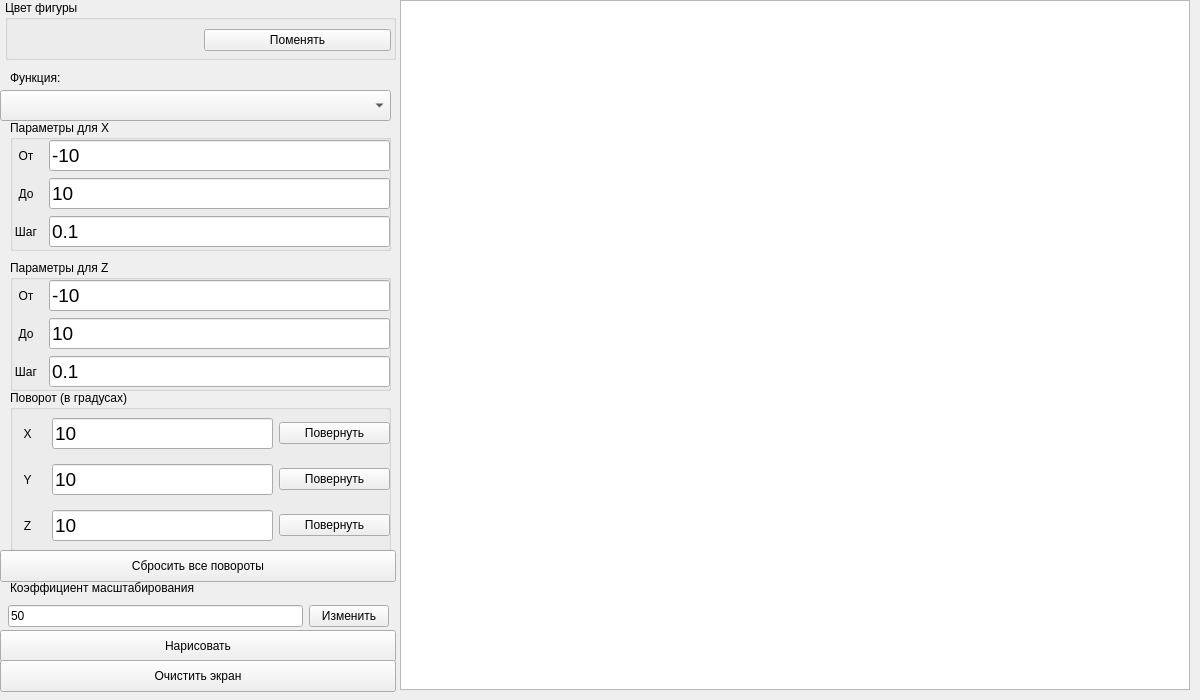
<?xml version="1.0" encoding="UTF-8"?>
<ui version="4.0">
 <class>MainWindow</class>
 <widget class="QMainWindow" name="MainWindow">
  <property name="geometry">
   <rect>
    <x>0</x>
    <y>0</y>
    <width>1200</width>
    <height>700</height>
   </rect>
  </property>
  <property name="windowTitle">
   <string>MainWindow</string>
  </property>
  <widget class="QWidget" name="centralwidget">
   <widget class="QGraphicsView" name="graphicsView">
    <property name="geometry">
     <rect>
      <x>400</x>
      <y>0</y>
      <width>790</width>
      <height>690</height>
     </rect>
    </property>
    <property name="minimumSize">
     <size>
      <width>740</width>
      <height>690</height>
     </size>
    </property>
   </widget>
   <widget class="QGroupBox" name="groupBox">
    <property name="geometry">
     <rect>
      <x>5</x>
      <y>0</y>
      <width>391</width>
      <height>60</height>
     </rect>
    </property>
    <property name="maximumSize">
     <size>
      <width>16777215</width>
      <height>60</height>
     </size>
    </property>
    <property name="title">
     <string>Цвет фигуры</string>
    </property>
    <widget class="QWidget" name="horizontalLayoutWidget_2">
     <property name="geometry">
      <rect>
       <x>0</x>
       <y>20</y>
       <width>391</width>
       <height>41</height>
      </rect>
     </property>
     <layout class="QHBoxLayout" name="horizontalLayout_2">
      <property name="leftMargin">
       <number>5</number>
      </property>
      <property name="rightMargin">
       <number>5</number>
      </property>
      <item>
       <widget class="QWidget" name="surface_color_preview" native="true"/>
      </item>
      <item>
       <widget class="QPushButton" name="btn_surface_color_change">
        <property name="text">
         <string>Поменять</string>
        </property>
       </widget>
      </item>
     </layout>
    </widget>
   </widget>
   <widget class="QPushButton" name="btn_draw">
    <property name="geometry">
     <rect>
      <x>0</x>
      <y>630</y>
      <width>396</width>
      <height>32</height>
     </rect>
    </property>
    <property name="text">
     <string>Нарисовать</string>
    </property>
   </widget>
   <widget class="QPushButton" name="btn_clear">
    <property name="geometry">
     <rect>
      <x>0</x>
      <y>660</y>
      <width>396</width>
      <height>32</height>
     </rect>
    </property>
    <property name="text">
     <string>Очистить экран</string>
    </property>
   </widget>
   <widget class="QComboBox" name="funcsCB">
    <property name="geometry">
     <rect>
      <x>0</x>
      <y>90</y>
      <width>391</width>
      <height>31</height>
     </rect>
    </property>
   </widget>
   <widget class="QLabel" name="label">
    <property name="geometry">
     <rect>
      <x>10</x>
      <y>70</y>
      <width>58</width>
      <height>16</height>
     </rect>
    </property>
    <property name="text">
     <string>Функция:</string>
    </property>
   </widget>
   <widget class="QGroupBox" name="groupBox_2">
    <property name="geometry">
     <rect>
      <x>10</x>
      <y>120</y>
      <width>381</width>
      <height>131</height>
     </rect>
    </property>
    <property name="title">
     <string>Параметры для Х</string>
    </property>
    <widget class="QWidget" name="verticalLayoutWidget">
     <property name="geometry">
      <rect>
       <x>-1</x>
       <y>19</y>
       <width>381</width>
       <height>111</height>
      </rect>
     </property>
     <layout class="QVBoxLayout" name="verticalLayout">
      <item>
       <layout class="QHBoxLayout" name="horizontalLayout" stretch="1,10">
        <item>
         <widget class="QLabel" name="label_2">
          <property name="text">
           <string>От</string>
          </property>
          <property name="alignment">
           <set>Qt::AlignCenter</set>
          </property>
         </widget>
        </item>
        <item>
         <widget class="QLineEdit" name="x_start">
          <property name="font">
           <font>
            <pointsize>14</pointsize>
           </font>
          </property>
          <property name="text">
           <string>-10</string>
          </property>
         </widget>
        </item>
       </layout>
      </item>
      <item>
       <layout class="QHBoxLayout" name="horizontalLayout_5" stretch="1,10">
        <item>
         <widget class="QLabel" name="label_3">
          <property name="text">
           <string>До</string>
          </property>
          <property name="alignment">
           <set>Qt::AlignCenter</set>
          </property>
         </widget>
        </item>
        <item>
         <widget class="QLineEdit" name="x_end">
          <property name="font">
           <font>
            <pointsize>14</pointsize>
           </font>
          </property>
          <property name="text">
           <string>10</string>
          </property>
         </widget>
        </item>
       </layout>
      </item>
      <item>
       <layout class="QHBoxLayout" name="horizontalLayout_4" stretch="1,10">
        <item>
         <widget class="QLabel" name="label_4">
          <property name="text">
           <string>Шаг</string>
          </property>
          <property name="alignment">
           <set>Qt::AlignCenter</set>
          </property>
         </widget>
        </item>
        <item>
         <widget class="QLineEdit" name="x_step">
          <property name="font">
           <font>
            <pointsize>14</pointsize>
           </font>
          </property>
          <property name="text">
           <string>0.1</string>
          </property>
         </widget>
        </item>
       </layout>
      </item>
     </layout>
    </widget>
   </widget>
   <widget class="QGroupBox" name="groupBox_3">
    <property name="geometry">
     <rect>
      <x>10</x>
      <y>260</y>
      <width>381</width>
      <height>131</height>
     </rect>
    </property>
    <property name="title">
     <string>Параметры для Z</string>
    </property>
    <widget class="QWidget" name="verticalLayoutWidget_2">
     <property name="geometry">
      <rect>
       <x>-1</x>
       <y>19</y>
       <width>381</width>
       <height>111</height>
      </rect>
     </property>
     <layout class="QVBoxLayout" name="verticalLayout_2">
      <item>
       <layout class="QHBoxLayout" name="horizontalLayout_6" stretch="1,10">
        <item>
         <widget class="QLabel" name="label_5">
          <property name="text">
           <string>От</string>
          </property>
          <property name="alignment">
           <set>Qt::AlignCenter</set>
          </property>
         </widget>
        </item>
        <item>
         <widget class="QLineEdit" name="z_start">
          <property name="font">
           <font>
            <pointsize>14</pointsize>
           </font>
          </property>
          <property name="text">
           <string>-10</string>
          </property>
         </widget>
        </item>
       </layout>
      </item>
      <item>
       <layout class="QHBoxLayout" name="horizontalLayout_7" stretch="1,10">
        <item>
         <widget class="QLabel" name="label_6">
          <property name="text">
           <string>До</string>
          </property>
          <property name="alignment">
           <set>Qt::AlignCenter</set>
          </property>
         </widget>
        </item>
        <item>
         <widget class="QLineEdit" name="z_end">
          <property name="font">
           <font>
            <pointsize>14</pointsize>
           </font>
          </property>
          <property name="text">
           <string>10</string>
          </property>
         </widget>
        </item>
       </layout>
      </item>
      <item>
       <layout class="QHBoxLayout" name="horizontalLayout_8" stretch="1,10">
        <item>
         <widget class="QLabel" name="label_7">
          <property name="text">
           <string>Шаг</string>
          </property>
          <property name="alignment">
           <set>Qt::AlignCenter</set>
          </property>
         </widget>
        </item>
        <item>
         <widget class="QLineEdit" name="z_step">
          <property name="font">
           <font>
            <pointsize>14</pointsize>
           </font>
          </property>
          <property name="text">
           <string>0.1</string>
          </property>
         </widget>
        </item>
       </layout>
      </item>
     </layout>
    </widget>
   </widget>
   <widget class="QGroupBox" name="groupBox_4">
    <property name="geometry">
     <rect>
      <x>10</x>
      <y>390</y>
      <width>381</width>
      <height>161</height>
     </rect>
    </property>
    <property name="title">
     <string>Поворот (в градусах)</string>
    </property>
    <widget class="QWidget" name="verticalLayoutWidget_3">
     <property name="geometry">
      <rect>
       <x>-1</x>
       <y>19</y>
       <width>381</width>
       <height>141</height>
      </rect>
     </property>
     <layout class="QVBoxLayout" name="verticalLayout_3">
      <item>
       <layout class="QHBoxLayout" name="horizontalLayout_9" stretch="1,6,3">
        <item>
         <widget class="QLabel" name="label_8">
          <property name="text">
           <string>X</string>
          </property>
          <property name="alignment">
           <set>Qt::AlignCenter</set>
          </property>
         </widget>
        </item>
        <item>
         <widget class="QLineEdit" name="x_rotate">
          <property name="font">
           <font>
            <pointsize>14</pointsize>
           </font>
          </property>
          <property name="text">
           <string>10</string>
          </property>
         </widget>
        </item>
        <item>
         <widget class="QPushButton" name="x_rotate_btn">
          <property name="text">
           <string>Повернуть</string>
          </property>
         </widget>
        </item>
       </layout>
      </item>
      <item>
       <layout class="QHBoxLayout" name="horizontalLayout_10" stretch="1,6,3">
        <item>
         <widget class="QLabel" name="label_9">
          <property name="text">
           <string>Y</string>
          </property>
          <property name="alignment">
           <set>Qt::AlignCenter</set>
          </property>
         </widget>
        </item>
        <item>
         <widget class="QLineEdit" name="y_rotate">
          <property name="font">
           <font>
            <pointsize>14</pointsize>
           </font>
          </property>
          <property name="text">
           <string>10</string>
          </property>
         </widget>
        </item>
        <item>
         <widget class="QPushButton" name="y_rotate_btn">
          <property name="text">
           <string>Повернуть</string>
          </property>
         </widget>
        </item>
       </layout>
      </item>
      <item>
       <layout class="QHBoxLayout" name="horizontalLayout_11" stretch="1,6,3">
        <item>
         <widget class="QLabel" name="label_10">
          <property name="text">
           <string>Z</string>
          </property>
          <property name="alignment">
           <set>Qt::AlignCenter</set>
          </property>
         </widget>
        </item>
        <item>
         <widget class="QLineEdit" name="z_rotate">
          <property name="font">
           <font>
            <pointsize>14</pointsize>
           </font>
          </property>
          <property name="text">
           <string>10</string>
          </property>
         </widget>
        </item>
        <item>
         <widget class="QPushButton" name="z_rotate_btn">
          <property name="text">
           <string>Повернуть</string>
          </property>
         </widget>
        </item>
       </layout>
      </item>
     </layout>
    </widget>
   </widget>
   <widget class="QWidget" name="layoutWidget">
    <property name="geometry">
     <rect>
      <x>8</x>
      <y>600</y>
      <width>381</width>
      <height>33</height>
     </rect>
    </property>
    <layout class="QHBoxLayout" name="horizontalLayout_12" stretch="8,2">
     <item>
      <widget class="QLineEdit" name="scale_coef">
       <property name="text">
        <string>50</string>
       </property>
      </widget>
     </item>
     <item>
      <widget class="QPushButton" name="scale_change">
       <property name="text">
        <string>Изменить</string>
       </property>
      </widget>
     </item>
    </layout>
   </widget>
   <widget class="QLabel" name="label_12">
    <property name="geometry">
     <rect>
      <x>10</x>
      <y>580</y>
      <width>201</width>
      <height>16</height>
     </rect>
    </property>
    <property name="text">
     <string>Коэффициент масштабирования</string>
    </property>
   </widget>
   <widget class="QPushButton" name="btn_reset_angles">
    <property name="geometry">
     <rect>
      <x>0</x>
      <y>550</y>
      <width>396</width>
      <height>32</height>
     </rect>
    </property>
    <property name="text">
     <string>Сбросить все повороты</string>
    </property>
   </widget>
  </widget>
 </widget>
 <resources/>
 <connections/>
</ui>
